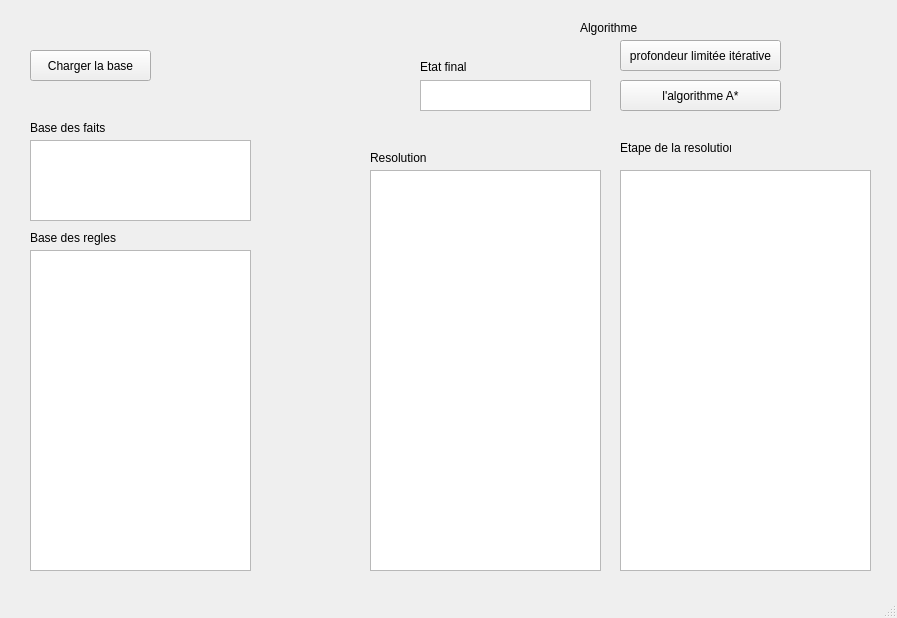
<?xml version="1.0" encoding="UTF-8"?>
<ui version="4.0">
 <class>MainWindow</class>
 <widget class="QMainWindow" name="MainWindow">
  <property name="geometry">
   <rect>
    <x>0</x>
    <y>0</y>
    <width>897</width>
    <height>618</height>
   </rect>
  </property>
  <property name="windowTitle">
   <string>MainWindow</string>
  </property>
  <widget class="QWidget" name="centralwidget">
   <widget class="QPushButton" name="btnPath">
    <property name="geometry">
     <rect>
      <x>30</x>
      <y>50</y>
      <width>121</width>
      <height>31</height>
     </rect>
    </property>
    <property name="text">
     <string>Charger la base</string>
    </property>
   </widget>
   <widget class="QTextEdit" name="txEtatFinal">
    <property name="geometry">
     <rect>
      <x>420</x>
      <y>80</y>
      <width>171</width>
      <height>31</height>
     </rect>
    </property>
   </widget>
   <widget class="QLabel" name="lbEtatFn">
    <property name="geometry">
     <rect>
      <x>420</x>
      <y>60</y>
      <width>47</width>
      <height>13</height>
     </rect>
    </property>
    <property name="text">
     <string>Etat final</string>
    </property>
   </widget>
   <widget class="QPushButton" name="btnpli">
    <property name="geometry">
     <rect>
      <x>620</x>
      <y>40</y>
      <width>161</width>
      <height>31</height>
     </rect>
    </property>
    <property name="text">
     <string>profondeur limitée itérative</string>
    </property>
   </widget>
   <widget class="QPushButton" name="btnastar">
    <property name="geometry">
     <rect>
      <x>620</x>
      <y>80</y>
      <width>161</width>
      <height>31</height>
     </rect>
    </property>
    <property name="text">
     <string>l'algorithme A*</string>
    </property>
   </widget>
   <widget class="QLabel" name="lbAlgorithm">
    <property name="geometry">
     <rect>
      <x>580</x>
      <y>20</y>
      <width>71</width>
      <height>16</height>
     </rect>
    </property>
    <property name="text">
     <string>Algorithme</string>
    </property>
   </widget>
   <widget class="QTextBrowser" name="textBrowser">
    <property name="geometry">
     <rect>
      <x>620</x>
      <y>170</y>
      <width>251</width>
      <height>401</height>
     </rect>
    </property>
   </widget>
   <widget class="QLabel" name="tbEtape">
    <property name="geometry">
     <rect>
      <x>620</x>
      <y>140</y>
      <width>111</width>
      <height>16</height>
     </rect>
    </property>
    <property name="text">
     <string>Etape de la resolution</string>
    </property>
   </widget>
   <widget class="QTextBrowser" name="tbResolution">
    <property name="geometry">
     <rect>
      <x>370</x>
      <y>170</y>
      <width>231</width>
      <height>401</height>
     </rect>
    </property>
   </widget>
   <widget class="QLabel" name="lbResolution">
    <property name="geometry">
     <rect>
      <x>370</x>
      <y>150</y>
      <width>111</width>
      <height>16</height>
     </rect>
    </property>
    <property name="text">
     <string>Resolution</string>
    </property>
   </widget>
   <widget class="QTextBrowser" name="tbFaits">
    <property name="geometry">
     <rect>
      <x>30</x>
      <y>140</y>
      <width>221</width>
      <height>81</height>
     </rect>
    </property>
   </widget>
   <widget class="QLabel" name="lbFaits">
    <property name="geometry">
     <rect>
      <x>30</x>
      <y>120</y>
      <width>111</width>
      <height>16</height>
     </rect>
    </property>
    <property name="text">
     <string>Base des faits</string>
    </property>
   </widget>
   <widget class="QTextBrowser" name="tbResolution_3">
    <property name="geometry">
     <rect>
      <x>30</x>
      <y>250</y>
      <width>221</width>
      <height>321</height>
     </rect>
    </property>
   </widget>
   <widget class="QLabel" name="lbregles">
    <property name="geometry">
     <rect>
      <x>30</x>
      <y>230</y>
      <width>111</width>
      <height>16</height>
     </rect>
    </property>
    <property name="text">
     <string>Base des regles</string>
    </property>
   </widget>
  </widget>
  <widget class="QMenuBar" name="menubar">
   <property name="geometry">
    <rect>
     <x>0</x>
     <y>0</y>
     <width>897</width>
     <height>21</height>
    </rect>
   </property>
  </widget>
  <widget class="QStatusBar" name="statusbar"/>
 </widget>
 <resources/>
 <connections/>
</ui>
